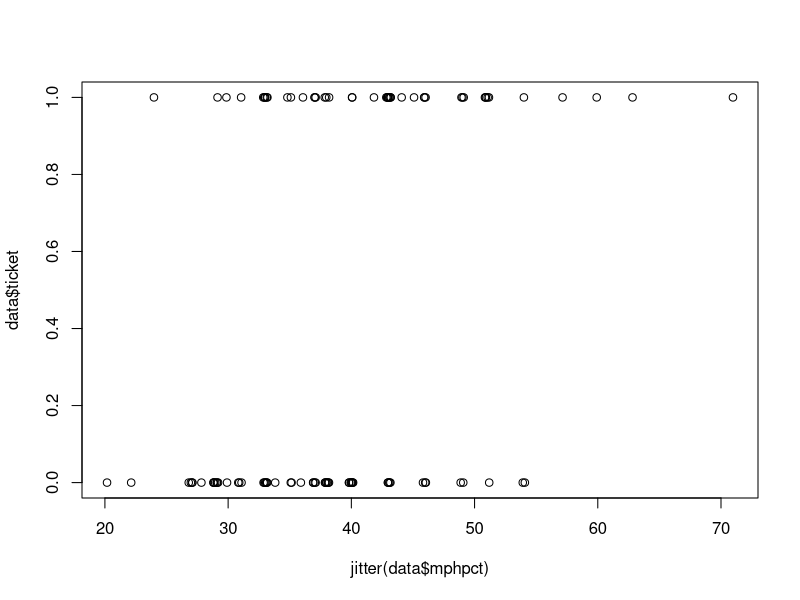
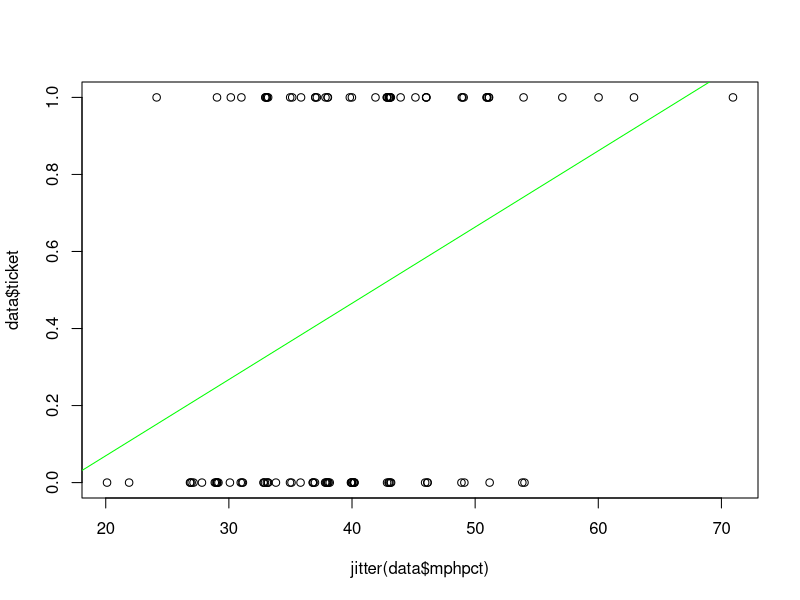
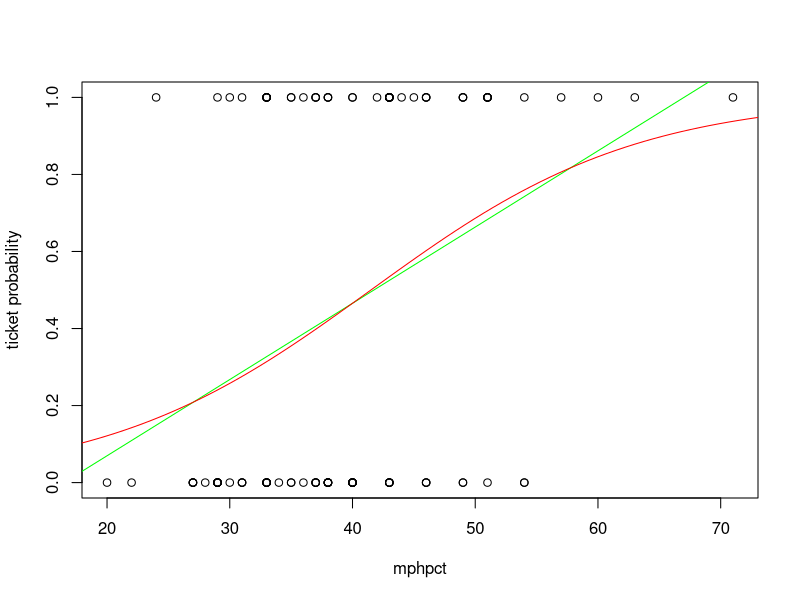
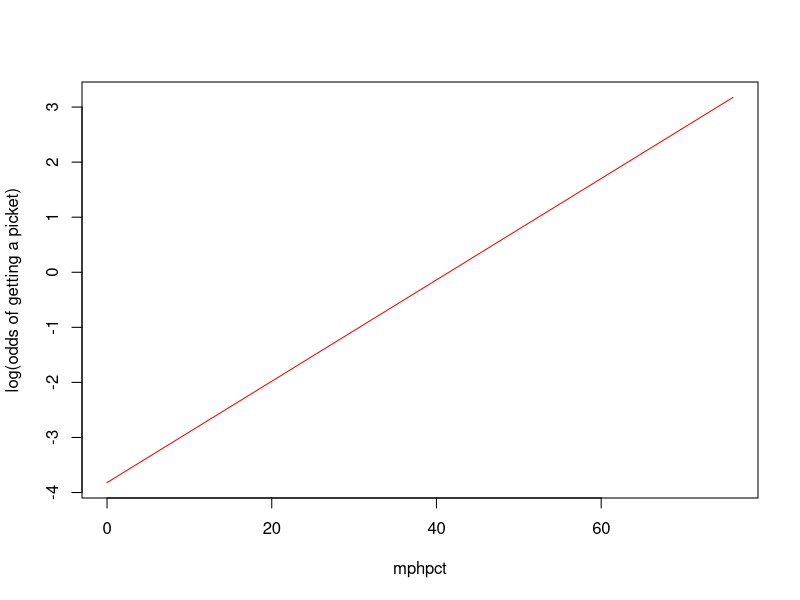
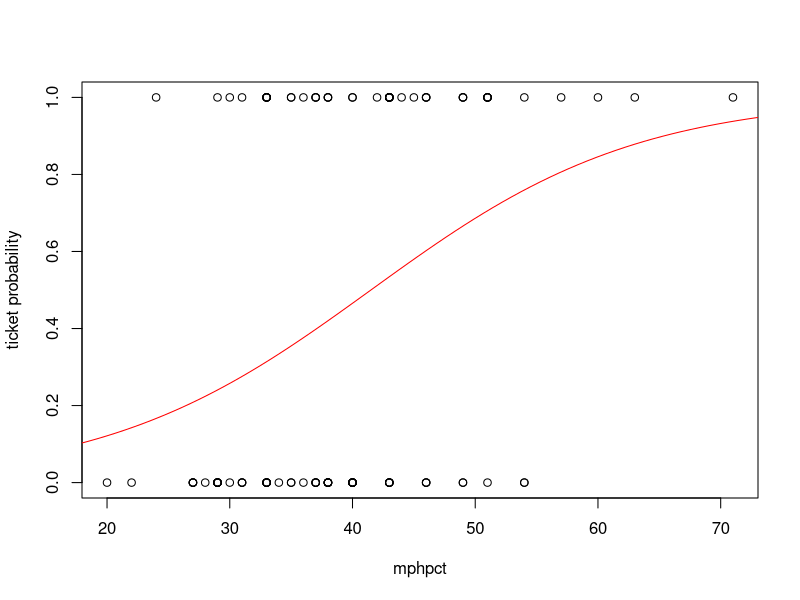
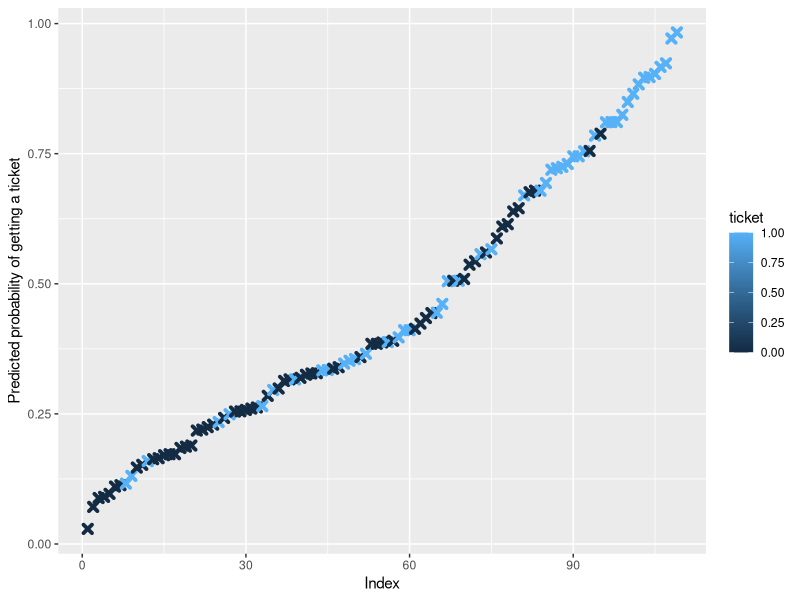

Write the R code that produced these figures, in order.
## ---- chunk 1
library(readr)
library(dplyr)
library(tidyr)
library(ggplot2)
## ---- chunk 2
data <- read_csv('data/boston.csv')
## ---- chunk 3
str(data)
## ---- chunk 4
data <- select(data, ticket, day, mph, zone, mphover, mphpct, age, minority, female)
head(data)
## ---- chunk 5
apply(is.na(data), 2, which)
## ---- chunk 6
nrow(data)
data <- drop_na(data)
nrow(data)
## ---- chunk 7

data <- read_csv('data/boston.csv') %>%
  select(ticket,day,mph,zone,mphover,mphpct,age,minority,female) %>%
  drop_na()

summary(data)
## ---- chunk 8
xtabs(~ticket, data=data)
## ---- chunk 9
plot(jitter(data$mphpct), data$ticket)
## ---- chunk 10
m.linear <- lm(ticket ~ mphpct, data=data)
summary(m.linear)
## ---- chunk 11
plot(jitter(data$mphpct), data$ticket)
abline(m.linear, col='green')
## ---- chunk 12
print(m.linear)
## ---- chunk 13
-0.326162 + 0.019792 * 71
## ---- chunk 14
# recreate our previous plot
plot(data$mphpct, data$ticket, xlab="mphpct", ylab="ticket probability")
m.linear <- lm(ticket ~ mphpct, data=data)
abline(m.linear, col='green')

# add logit function plot

# create a logistic regression model:
m.logistic <- glm(ticket ~ mphpct, data=data, family='binomial')

# create a list of 100 mphpct values between 0 and 5 more than our highest value:
plotData <- data.frame(mphpct=seq(0,max(data$mphpct) + 5, len=100))

# Us our model to add the predicted probability of getting a ticket for those mphpct values:
plotData$ticket = predict(m.logistic, newdata=plotData, type='response')

# plot it:
lines(ticket~mphpct, plotData, col='red')
## ---- chunk 15
# add log odds values to our plot data
plotData$ticketLogOdds = log(plotData$ticket / (1 - plotData$ticket))

# plot the log ods of getting a ticket ~ mphpct
plot(plotData$mphpct, plotData$ticketLogOdds, type="l", col="red", ylab="log(odds of getting a picket)", xlab="mphpct")
## ---- chunk 16
data %>%
  group_by(ticket) %>%
  summarise(freq=n(),prob=(n()/nrow(.)),odds=prob/(1-prob), logodds=log(odds)) %>%
  round(., 4)
## ---- chunk 17
m.null <- glm(ticket ~ 1, data=data, family='binomial')
summary(m.null)
## ---- chunk 18
exp(coef(m.null))
## ---- chunk 19
m.mphpct <- glm(ticket ~ mphpct, data=data, family='binomial')
summary(m.mphpct)
## ---- chunk 20
exp(coef(m.mphpct))
## ---- chunk 21
plot(data$mphpct, data$ticket, xlab="mphpct", ylab="ticket probability")
lines(ticket~mphpct, plotData, col='red')
## ---- chunk 22
m.minority <- glm(ticket ~ minority, data=data, family='binomial')
summary(m.minority)
## ---- chunk 23
exp(coef(m.minority))
## ---- chunk 24
ll.null <- m.minority$null.deviance / -2
ll.proposed <- m.minority$deviance / -2
(ll.null - ll.proposed) / ll.null
## ---- chunk 25
debfre <- m.minority$df.null
1 - pchisq(2*(ll.proposed - ll.null), df=(length(m.minority$coefficients) - 1))
## ---- chunk 26
m.all <- glm(ticket ~ ., data=data, family='binomial')
summary(m.all)
## ---- chunk 27
m.best_predictions <- glm(ticket ~ minority + mphover + female + age, data=data, family=binomial)
summary(m.best_predictions)
## ---- chunk 28
ll.null <- m.best_predictions$null.deviance/-2
ll.proposed <- m.best_predictions$deviance/-2
(ll.null - ll.proposed) / ll.null
## ---- chunk 29
1 - pchisq(2*(ll.proposed - ll.null), df=(length(m.best_predictions$coefficients) - 1))
## ---- chunk 30
predicted.data <- data.frame(
  probability=m.best_predictions$fitted.values,
  ticket=data$ticket)

predicted.data <- predicted.data[
  order(predicted.data$probability, decreasing=FALSE),]
predicted.data$rank <- 1:nrow(predicted.data)

ggplot(data=predicted.data, aes(x=rank, y=probability)) +
  geom_point(aes(color=ticket), alpha=1, shape=4, stroke=2) +
  xlab("Index") +
  ylab("Predicted probability of getting a ticket")
